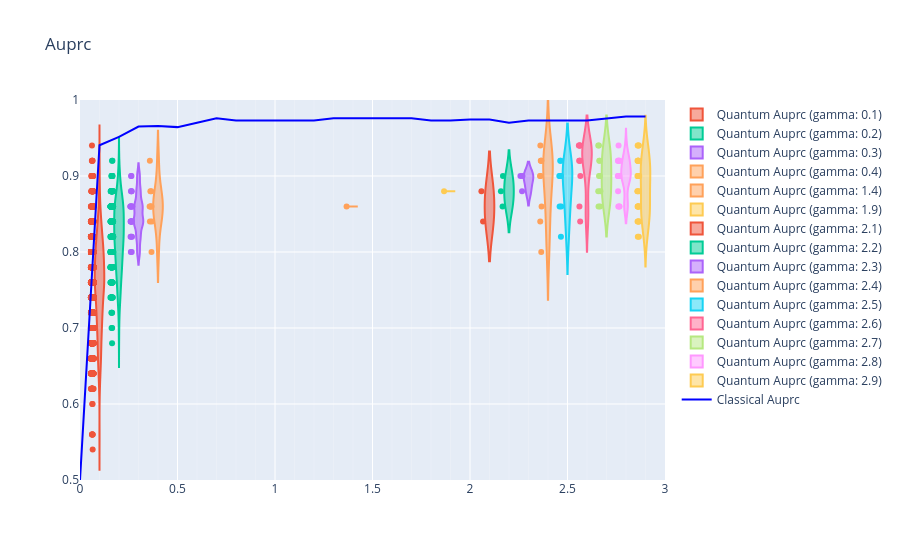

The notebook cell saved with this chart:
### Code cell
fig = go.Figure()

for i in range(30):
    gamma_val = gamma[i]

    fig.add_trace(
        go.Violin(
            x=[gamma_val] * len(Q_auprc_train_array[i]),  # 🔥 핵심
            y=Q_acc_train_array[i],
            points="all",
            name = f"Quantum Auprc (gamma: {gamma_val})"
        )
    )

fig.add_trace(
    go.Scatter(
        x = gamma,
        y = C_auprc_train_list,
        mode="lines",
        line_color = "blue",
        name = "Classical Auprc"
    )
)

fig.update_xaxes(
tickmode="linear",
dtick=0.5,          # 큰 눈금 간격
tick0=0
)

fig.update_xaxes(
    tickmode="linear",
    dtick=0.5,  # 큰 눈금

    minor=dict(
        tickmode="linear",
        dtick=0.1,   # 작은 눈금
        showgrid=True
    )
)

fig.update_xaxes(
    tickmode="linear",
    dtick=0.5,
    showgrid=True,
    gridwidth=1,

    minor=dict(
        tickmode="linear",
        dtick=0.1,
        showgrid=True,
        gridwidth=0.5
    )
)

fig.update_layout(title_text="Auprc")
fig.update_xaxes(range=[0, 3])
fig.update_yaxes(range=[0.5, 1])

fig.show()

### Figure 1 — Plotly figure (JSON) as saved in the notebook; plotly's stock layout.template omitted (floating-point values rounded to 4 significant figures; data arrays with more than 128 entries replaced by an {"elided": "..."} marker saying what was removed)
{"data": [{"name": "Quantum Auprc (gamma: 0.0)", "points": "all", "type": "violin", "x": [], "y": []}, {"name": "Quantum Auprc (gamma: 0.1)", "points": "all", "type": "violin", "x": {"elided": "1810 float values"}, "y": {"elided": "1810 float values"}}, {"name": "Quantum Auprc (gamma: 0.2)", "points": "all", "type": "violin", "x": {"elided": "258 float values"}, "y": {"elided": "258 float values"}}, {"name": "Quantum Auprc (gamma: 0.3)", "points": "all", "type": "violin", "x": [0.3, 0.3, 0.3, 0.3, 0.3, 0.3, 0.3, 0.3, 0.3, 0.3, 0.3, 0.3, 0.3, 0.3, 0.3, 0.3, 0.3, 0.3, 0.3, 0.3, 0.3, 0.3, 0.3], "y": [0.86, 0.84, 0.86, 0.84, 0.84, 0.88, 0.86, 0.8, 0.88, 0.82, 0.84, 0.84, 0.84, 0.86, 0.9, 0.82, 0.82, 0.84, 0.88, 0.9, 0.86, 0.86, 0.8]}, {"name": "Quantum Auprc (gamma: 0.4)", "points": "all", "type": "violin", "x": [0.4, 0.4, 0.4, 0.4, 0.4, 0.4, 0.4, 0.4, 0.4, 0.4], "y": [0.86, 0.88, 0.86, 0.84, 0.92, 0.8, 0.88, 0.86, 0.84, 0.86]}, {"name": "Quantum Auprc (gamma: 0.5)", "points": "all", "type": "violin", "x": [], "y": []}, {"name": "Quantum Auprc (gamma: 0.6)", "points": "all", "type": "violin", "x": [], "y": []}, {"name": "Quantum Auprc (gamma: 0.7)", "points": "all", "type": "violin", "x": [], "y": []}, {"name": "Quantum Auprc (gamma: 0.8)", "points": "all", "type": "violin", "x": [], "y": []}, {"name": "Quantum Auprc (gamma: 0.9)", "points": "all", "type": "violin", "x": [], "y": []}, {"name": "Quantum Auprc (gamma: 1.0)", "points": "all", "type": "violin", "x": [], "y": []}, {"name": "Quantum Auprc (gamma: 1.1)", "points": "all", "type": "violin", "x": [], "y": []}, {"name": "Quantum Auprc (gamma: 1.2)", "points": "all", "type": "violin", "x": [], "y": []}, {"name": "Quantum Auprc (gamma: 1.3)", "points": "all", "type": "violin", "x": [], "y": []}, {"name": "Quantum Auprc (gamma: 1.4)", "points": "all", "type": "violin", "x": [1.4], "y": [0.86]}, {"name": "Quantum Auprc (gamma: 1.5)", "points": "all", "type": "violin", "x": [], "y": []}, {"name": "Quantum Auprc (gamma: 1.6)", "points": "all", "type": "violin", "x": [], "y": []}, {"name": "Quantum Auprc (gamma: 1.7)", "points": "all", "type": "violin", "x": [], "y": []}, {"name": "Quantum Auprc (gamma: 1.8)", "points": "all", "type": "violin", "x": [], "y": []}, {"name": "Quantum Auprc (gamma: 1.9)", "points": "all", "type": "violin", "x": [1.9], "y": [0.88]}, {"name": "Quantum Auprc (gamma: 2.0)", "points": "all", "type": "violin", "x": [], "y": []}, {"name": "Quantum Auprc (gamma: 2.1)", "points": "all", "type": "violin", "x": [2.1, 2.1], "y": [0.84, 0.88]}, {"name": "Quantum Auprc (gamma: 2.2)", "points": "all", "type": "violin", "x": [2.2, 2.2, 2.2], "y": [0.9, 0.86, 0.88]}, {"name": "Quantum Auprc (gamma: 2.3)", "points": "all", "type": "violin", "x": [2.3, 2.3, 2.3], "y": [0.88, 0.9, 0.9]}, {"name": "Quantum Auprc (gamma: 2.4)", "points": "all", "type": "violin", "x": [2.4, 2.4, 2.4, 2.4, 2.4, 2.4, 2.4, 2.4, 2.4], "y": [0.84, 0.8, 0.86, 0.92, 0.94, 0.92, 0.9, 0.9, 0.92]}, {"name": "Quantum Auprc (gamma: 2.5)", "points": "all", "type": "violin", "x": [2.5, 2.5, 2.5, 2.5, 2.5, 2.5, 2.5, 2.5], "y": [0.92, 0.86, 0.9, 0.82, 0.86, 0.92, 0.9, 0.9]}, {"name": "Quantum Auprc (gamma: 2.6)", "points": "all", "type": "violin", "x": [2.6, 2.6, 2.6, 2.6, 2.6, 2.6, 2.6, 2.6, 2.6, 2.6], "y": [0.94, 0.94, 0.92, 0.92, 0.92, 0.84, 0.94, 0.9, 0.86, 0.94]}, {"name": "Quantum Auprc (gamma: 2.7)", "points": "all", "type": "violin", "x": [2.7, 2.7, 2.7, 2.7, 2.7, 2.7, 2.7, 2.7, 2.7, 2.7], "y": [0.94, 0.92, 0.92, 0.9, 0.9, 0.86, 0.88, 0.88, 0.86, 0.94]}, {"name": "Quantum Auprc (gamma: 2.8)", "points": "all", "type": "violin", "x": [2.8, 2.8, 2.8, 2.8, 2.8, 2.8, 2.8, 2.8, 2.8, 2.8, 2.8, 2.8, 2.8, 2.8, 2.8, 2.8, 2.8], "y": [0.88, 0.92, 0.9, 0.92, 0.86, 0.9, 0.92, 0.92, 0.9, 0.86, 0.9, 0.9, 0.86, 0.94, 0.9, 0.9, 0.92]}, {"name": "Quantum Auprc (gamma: 2.9)", "points": "all", "type": "violin", "x": [2.9, 2.9, 2.9, 2.9, 2.9, 2.9, 2.9, 2.9, 2.9, 2.9, 2.9, 2.9, 2.9, 2.9, 2.9, 2.9, 2.9, 2.9, 2.9, 2.9, 2.9, 2.9, 2.9, 2.9, 2.9, 2.9, 2.9, 2.9, 2.9], "y": [0.9, 0.92, 0.86, 0.86, 0.94, 0.9, 0.82, 0.9, 0.94, 0.84, 0.94, 0.9, 0.9, 0.86, 0.84, 0.84, 0.9, 0.92, 0.88, 0.88, 0.86, 0.92, 0.82, 0.86, 0.84, 0.86, 0.92, 0.92, 0.88]}, {"line": {"color": "blue"}, "mode": "lines", "name": "Classical Auprc", "type": "scatter", "x": [0.0, 0.1, 0.2, 0.3, 0.4, 0.5, 0.6, 0.7, 0.8, 0.9, 1.0, 1.1, 1.2, 1.3, 1.4, 1.5, 1.6, 1.7, 1.8, 1.9, 2.0, 2.1, 2.2, 2.3, 2.4, 2.5, 2.6, 2.7, 2.8, 2.9], "y": [0.5, 0.9405, 0.9514, 0.965, 0.9659, 0.9643, 0.9701, 0.9759, 0.973, 0.973, 0.973, 0.973, 0.973, 0.9759, 0.9759, 0.9759, 0.9759, 0.9759, 0.973, 0.973, 0.9745, 0.9745, 0.9701, 0.973, 0.973, 0.973, 0.973, 0.9757, 0.9782, 0.9782]}], "layout": {"title": {"text": "Auprc"}, "xaxis": {"dtick": 0.5, "gridwidth": 1, "minor": {"dtick": 0.1, "gridwidth": 0.5, "showgrid": true, "tickmode": "linear"}, "range": [0, 3], "showgrid": true, "tick0": 0, "tickmode": "linear"}, "yaxis": {"range": [0.5, 1]}}}
